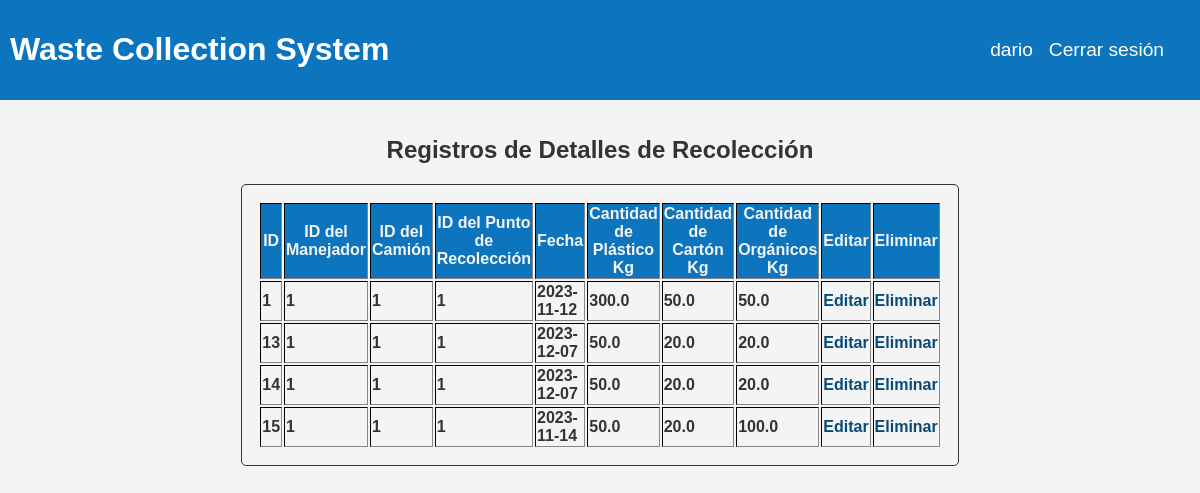
Page /detalle_recoleccion/ver (signed in) on the committed database.
### tables this page shows
CREATE TABLE DETALLES_RECOLECCION (
            ID INTEGER PRIMARY KEY AUTOINCREMENT,
            ID_MANEJADOR INTEGER,
            ID_CAMION INTEGER,
            ID_PUNTO_RECOLECCION INTEGER,  
            FECHA DATE NOT NULL,
            PLASTICO REAL NOT NULL,
            CARTON REAL NOT NULL,
            ORGANICOS REAL NOT NULL,
            FOREIGN KEY (ID_MANEJADOR) REFERENCES MANEJADORES(ID),
            FOREIGN KEY (ID_CAMION) REFERENCES CAMIONES(ID),
            FOREIGN KEY (ID_PUNTO_RECOLECCION) REFERENCES PUNTOS_RECOLECCION(ID) 
        );

### app/app.py (the view)
@app.route("/detalle_recoleccion/ver")
def ver_detalles():
    conn = sqlite3.connect('instance/WCS.db')
    cursor = conn.cursor()
    cursor.execute('SELECT * FROM detalles_recoleccion')
    registros = cursor.fetchall()
    conn.close()
    return render_template("detalle_recoleccion/index.html", registros=registros)

### app/templates/detalle_recoleccion/index.html (shortened to what this page needs)
{% extends 'base.html' %}
{% block content%}
<div class="vista_div">
    <h2>Registros de Detalles de Recolección</h2>
    <table border="1">
        <thead>
            <tr>
                <th>ID</th>
                <th>ID del Manejador</th>
                <th>ID del Camión</th>
                <th>ID del Punto de Recolección</th>
                <th>Fecha</th>
                <th>Cantidad de Plástico Kg</th>
                <th>Cantidad de Cartón Kg</th>
                <th>Cantidad de Orgánicos Kg</th>
                <th>Editar</th>
                <th>Eliminar</th>
            </tr>
        </thead>
        <tbody>
            {% for registro in registros %}
            <tr>
                <td>{{ registro[0] }}</td>
                <td>{{ registro[1] }}</td>
                <td>{{ registro[2] }}</td>
                <td>{{ registro[3] }}</td>
                <td>{{ registro[4] }}</td>
                <td>{{ registro[5] }}</td>
                <td>{{ registro[6] }}</td>
                <td>{{ registro[7] }}</td>
                <td><a href="{{ url_for('actualizar_detalles', id=registro[0]) }}">Editar</a></td>
                <td><a href="{{ url_for('eliminar_detalles', id=registro[0]) }}"
                        onclick="return confirm('¿Estás seguro de que quieres eliminar este registro?');">Eliminar</a>
                </td>
            </tr>
            {% endfor %}
        </tbody>
    </table>
</div>
{% endblock %}

### app/static/css/style.css (style rules this page uses)
body { font-family: "Arial", sans-serif; margin: 0; padding: 0; background-color: #f4f4f4; color: #333; }
.vista_div { display: flex; justify-content: center; align-items: center; flex-direction: column; margin-top: 1rem; }
.vista_div table { border: 1px solid #333; border-radius: 5px; text-decoration: none; font-weight: bold; width: 450px; transition: all 0.3s ease-in-out; padding: 1rem; align-items: center; margin-bottom: 1rem; }
.vista_div th { background-color: #0d75be; color: #f4f4f4; }
.vista_div a { color: #064a7a; text-decoration: none; }

### rows in the picture
DETALLES_RECOLECCION: ID "1", ID_MANEJADOR "1", ID_CAMION "1", ID_PUNTO_RECOLECCION "1", FECHA "2023-11-12", PLASTICO "300.0", CARTON "50.0", ORGANICOS "50.0"
DETALLES_RECOLECCION: ID "13", ID_MANEJADOR "1", ID_CAMION "1", ID_PUNTO_RECOLECCION "1", FECHA "2023-12-07", PLASTICO "50.0", CARTON "20.0", ORGANICOS "20.0"
DETALLES_RECOLECCION: ID "14", ID_MANEJADOR "1", ID_CAMION "1", ID_PUNTO_RECOLECCION "1", FECHA "2023-12-07", PLASTICO "50.0", CARTON "20.0", ORGANICOS "20.0"
DETALLES_RECOLECCION: ID "15", ID_MANEJADOR "1", ID_CAMION "1", ID_PUNTO_RECOLECCION "1", FECHA "2023-11-14", PLASTICO "50.0", CARTON "20.0", ORGANICOS "100.0"

### other values in the picture
{{ session['manejador'] }} "dario"
